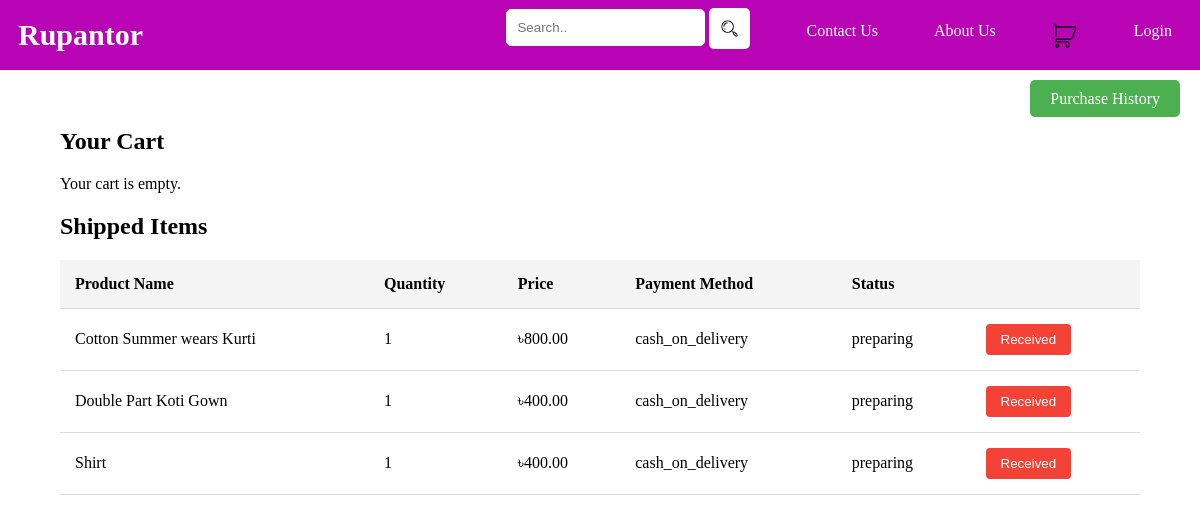
The page /cart/ on the database as committed earlier.
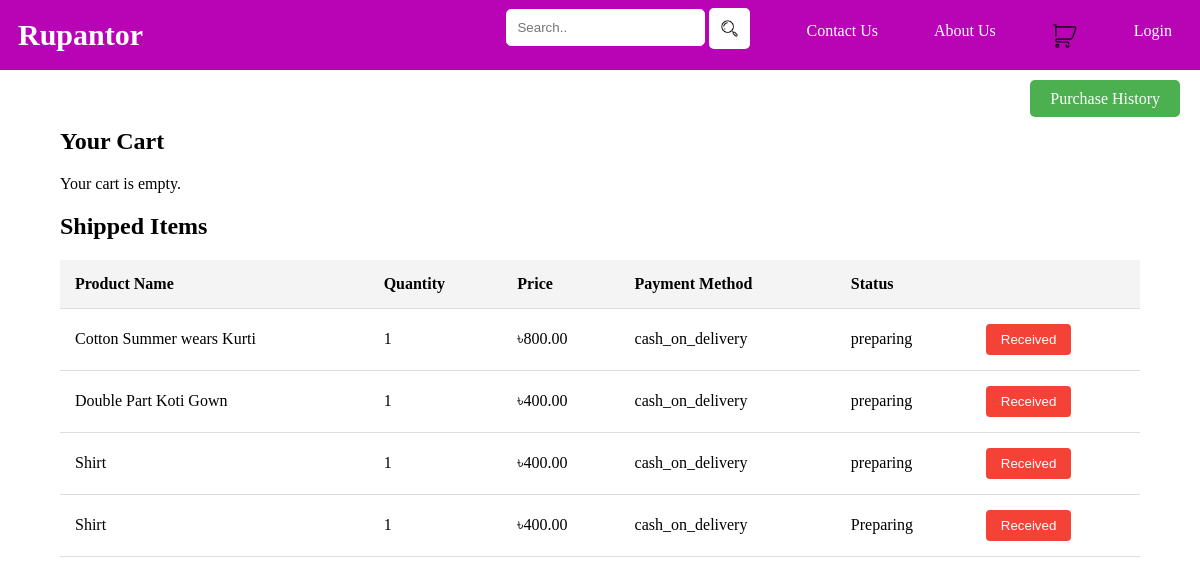
The same page on the database as committed later.
### management/models.py (models this page shows, shortened)
class Shipping(models.Model):
    statusChoices = [
        ('Preparing','Preparing'),
        ('Packaging','Packaging'),
        ('Shipping','Shipping'),
    ]
    user = models.ForeignKey(settings.AUTH_USER_MODEL, on_delete=models.CASCADE, related_name='shippings', null=True, blank=True)
    session_key = models.CharField(max_length=40, null=True, blank=True)
    product = models.ForeignKey('Wears', on_delete=models.CASCADE)
    quantity = models.IntegerField(default=1)
    payment_method = models.CharField(max_length=100)
    delivery_time_from = models.DateField(null=True, blank=True)
    delivery_time_to = models.DateField(null=True, blank=True)
    customer_name = models.CharField(max_length=100, null=True)
    customer_address = models.CharField(max_length=200, null=True)
    customer_phone = models.CharField(max_length=20, null=True)
    customer_email = models.EmailField(null=True, blank=True)
    shippingStatus = models.CharField(max_length=20, choices=statusChoices, default='Preparing', null=True, blank=True)

class Wears(models.Model):
    CATEGORY_CHOICES = [
        ('SummerWear', 'Summerwear'),
        ('WinterWear', 'Winterwear'),
        ('Western', 'Western'),
        ('Cotton', 'Cotton')
    ]
    productId = models.AutoField(primary_key=True)
    categories = models.CharField(max_length=20, choices=CATEGORY_CHOICES, default='SummerWear')
    productName = models.CharField(max_length=100)
    productColor = models.CharField(max_length=50, null=True)
    productBody = models.CharField(max_length=30, null=True)
    frontLength = models.CharField(max_length=30, null=True)
    backLength = models.CharField(max_length=30, null=True)
    productPrice = models.DecimalField(max_digits=8, decimal_places=2)
    available = models.IntegerField()
    description = models.TextField()
    productImage = models.ImageField(blank=True)

### management/views.py (the view)
# urls.py: path('cart/', views.cart, name='cart'),
def cart(request):
    template = loader.get_template('cart.html')
    if request.user.is_authenticated:
        cart_items = Cart.objects.filter(user=request.user)
        shipped_items = Shipping.objects.filter(user=request.user)
    else:
        session_key = request.session.session_key
        cart_items = Cart.objects.filter(session_key=session_key)
        shipped_items = Shipping.objects.filter(session_key=session_key)
    for item in cart_items:
        item.subtotal = item.quantity * item.product.productPrice
    context = {
        'cart_items': cart_items,
        'shipped_items': shipped_items
    }
    return HttpResponse(template.render(context, request))

### management/templates/cart.html (shortened to what the changed rows need)
<!DOCTYPE html>
<html lang="en">
<head>
</head>
<body>
    {% include 'header.html' %}
    <div class="cart-container">
        <h2>Your Cart</h2>
    </div>
    <div class="shipped-container">
        <h2>Shipped Items</h2>
        {% if shipped_items %}
        <table>
            <thead>
                <tr>
                    <th>Product Name</th>
                    <th>Quantity</th>
                    <th>Price</th>
                    <th>Payment Method</th>
                    <th>Status</th>
                    <th></th>
                </tr>
            </thead>
            <tbody>
                {% for item in shipped_items %}
                <tr>
                    <td>{{ item.product.productName }}</td>
                    <td>{{ item.quantity }}</td>
                    <td>৳{{ item.product.productPrice }}</td>
                    <td>{{ item.payment_method }}</td>
                    <td>{{ item.shippingStatus }}</td>
                    <td>
                        <form action="{% url 'received_shipment' item.id %}" method="post">
                            <button type="submit" class="remove-btn" onclick="return confirm('Are you confirming you have recieved the item?');">Received</button>
                        </form>
                    </td>
                </tr>
                {% endfor %}
            </tbody>
        </table>
        {% else %}
        <p>No shipped items.</p>
        {% endif %}
    </div>
</body>
</html>

Rows that differ between the two databases and show on the page:
added Shipping: product.productName "Shirt", quantity "1", product.productPrice "400.00", payment_method "cash_on_delivery", shippingStatus "Preparing"
